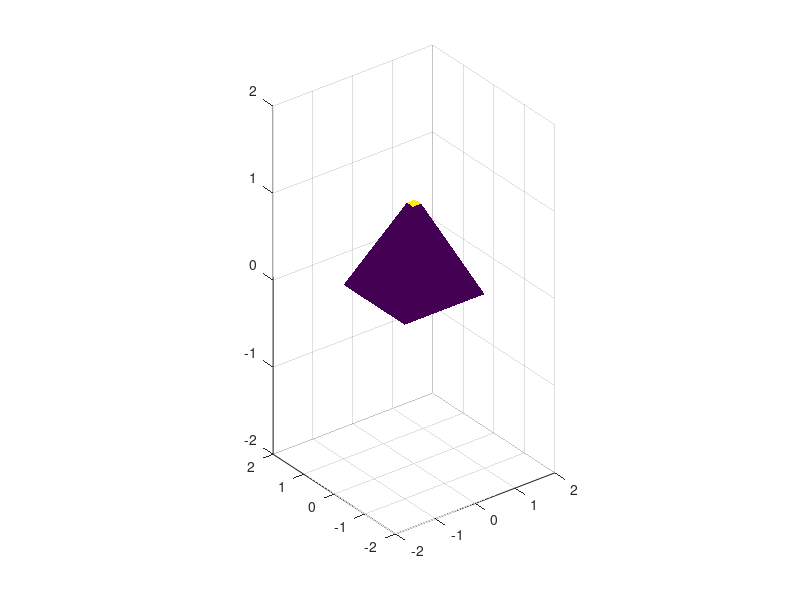

MATLAB code for this plot:
clf
num = 20;

for k = 1:2:10
[x, y] = meshgrid(real(linspace(-1, 1, 10).^k));
z = real(sqrt(1-x.^2-y.^2));

surf(x, y, z, 'EdgeColor', 'none')
axis vis3d
axis([-2 2 -2 2 -2 2])
drawnow
pause(2)
end




%hold on
%surf(X, Y, -Z, 'EdgeColor', 'none', 'FaceColor', [1 0 0])
%surf(Z, X, Y, 'EdgeColor', 'none', 'FaceColor', [0 1 0])
%surf(-Z, X, Y, 'EdgeColor', 'none', 'FaceColor', [0 1 1])
%surf(X, Z, Y, 'EdgeColor', 'none', 'FaceColor', [1 0 1])
%surf(X, -Z, Y, 'EdgeColor', 'none', 'FaceColor', [1 1 0])


%colormap([1 0 0;0 0 1])